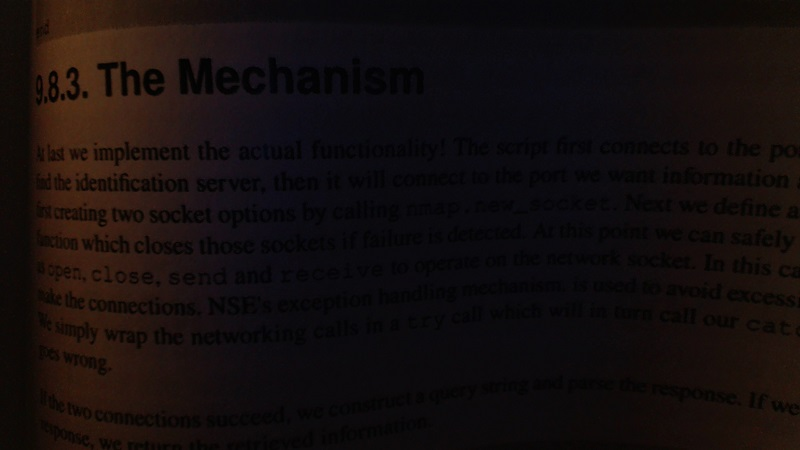
//> input picture threshold/bookpage.jpg, 800 x 450 px
$ ./main   (built with g++ and OpenCV 4)
//> lines starting //> are read from the running program, lines starting //| are printed output that depends on the picture; after the words box and inside, x2 and y2 are one past the last pixel; in counts of white or black regions, pixels touching at a corner belong together
#include <opencv2/core.hpp>
#include <opencv2/highgui/highgui.hpp>
#include <opencv2/imgproc/imgproc.hpp>
#include <omp.h>

#include <iostream>
using namespace cv;

using namespace std;

#if defined(_WIN32) // restrict pointers on windows
#if defined(_MSC_VER) || defined(__ICL)
#define __restrict__ __restrict
#endif
#endif

#define PRAGMA(X) _Pragma(#X)
#if defined(__INTEL_COMPILER)
#define __unroll(X) PRAGMA(unroll(X))
#elif defined(__clang__)
#define __unroll(X) PRAGMA(clang loop unroll_count(X))
#elif defined(__GNUC__) || defined(__GNUG__)
#define __unroll(X) PRAGMA(GCC unroll(X))
#else
// do nothing
#define __unroll(X)
// define here __unroll macro for your compiler
#endif

bool testEnv = false; //  when in testenv photo is saved

void enhanceScannedImage(cv::Mat& input, cv::Mat& output)
{
    auto start_time_p = omp_get_wtime();

    // use OpenCV to create integral image
    cv::Mat integralSum;
    cv::integral(input, integralSum);

    // rows -> height -> y
    int rows = input.rows;

    // cols -> width -> x
    int cols = input.cols;

    int maskWidth = MAX(rows, cols) / 32;
    int offset = maskWidth / 2;
    double T = 0.15;


 #pragma omp parallel for simd schedule(simd:static) shared (rows,cols,offset,T,integralSum)
    for (int i = 0; i < rows; ++i)
    {
        // variables for modifying the mask

        int x1, y1, x2, y2, count, sum;

        int* point_1, * point_2;
        uchar* p_input, * p_output;

        y1 = i - offset;
        y2 = i + offset;

        // handling the edges of the image in y-axis
        if (y1 < 0) { y1 = 0; }
        if (y2 >= rows) { y2 = rows - 1; }

        point_1 = integralSum.ptr<int>(y1);
        point_2 = integralSum.ptr<int>(y2);
        p_input = input.ptr<uchar>(i);
        p_output = output.ptr<uchar>(i);
        for (int j = 0; j < cols; ++j)
        {
            // set the mask region
            x1 = j - offset;
            x2 = j + offset;

            // handling the edges of the image in x-axis
            if (x1 < 0) { x1 = 0; }
            if (x2 >= cols) { x2 = cols - 1;}

            // number of pixels inide the mask region
            count = (x2 - x1) * (y2 - y1);

            // Summed Area Table = I(x,y)=s(x2,y2)-s(x1,y2)-s(x2,y1)+s(x1,x1)
            sum = point_2[x2] - point_1[x2] - point_2[x1] + point_1[x1];

            // preforming the adaptive threshold
            if ((int)(p_input[j] * count) < (int)(sum * (1.0 - T)))
                // set white background
                p_output[j] = 0;
            else
                //set black text
                p_output[j] = 255;

        }
    }
    auto run_time_p = omp_get_wtime() - start_time_p;
    cout << "\n" << "************" << "run_time_Parallel: " << run_time_p << " S " << "***********" << "\n" << endl;
}

int main(int argc, char* argv[])
    {
    // Load the image
    const char* default_file = "bookpage.jpg";
    const char* filename = argc >= 2 ? argv[1] : default_file;

    // Loads an image
    cv::Mat src = cv::imread( samples::findFile(filename), cv::ImreadModes::IMREAD_GRAYSCALE);
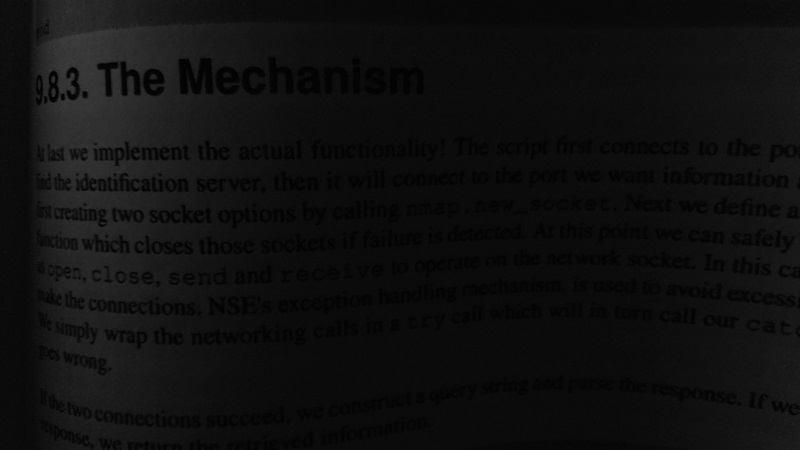
//> src: 450 rows x 800 cols, CV_8UC1; min 0, max 64, mean 15.6

    // Show original scanned image before enhancing
    cv::imshow("original", src);

    // Transform orignal image to grayscale
    cv::Mat gray;

    // if original image is colored convert to grayscale
    if (src.channels() == 3)
    {
        cv::cvtColor(src, gray, cv::COLOR_BGR2GRAY);

        // Show gray image
        cv::imshow("gray", gray);
    }
    else
    {
        gray = src;
    }
    // output zeros matrix
    cv::Mat bw1 = cv::Mat::zeros(gray.size(), CV_8UC1);

    enhanceScannedImage(gray, bw1);
//> in enhanceScannedImage, `cv::integral(input, integralSum);`:
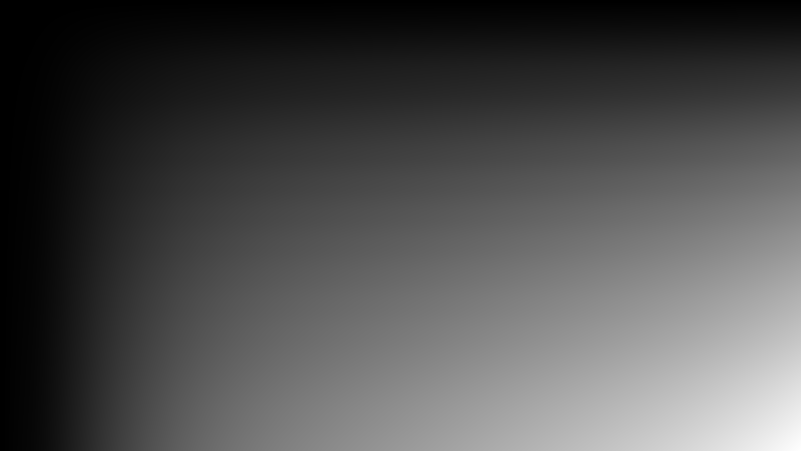
//> integralSum: 451 rows x 801 cols, CV_32SC1; min 0, max 5606145, mean 1731014.7; drawn with min black and max white
//> the loop in enhanceScannedImage, `for (int i = 0; i < rows; ++i)` made 450 passes
//> (count, sum) on passes 1 to 3: (144, 1918), (156, 2063), (168, 2220)
//> after the loop in enhanceScannedImage, `for (int i = 0; i < rows; ++i)`:
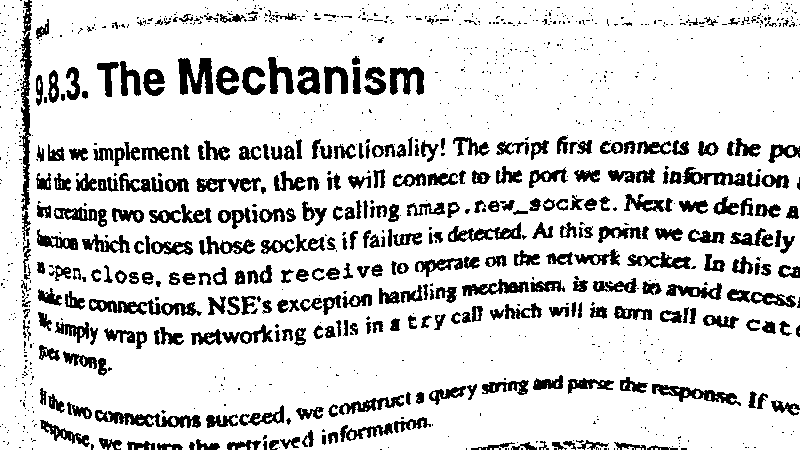
//> output: 450 rows x 800 cols, CV_8UC1; 83.9% white; 1104 black regions (766 under 20 px), largest, box (x1, y1, x2, y2) and area: (19, 32, 32, 211) 1057, (95, 410, 201, 428) 878, (178, 58, 213, 95) 855


    // when in test env save the scanned image
    if (testEnv)
    {
        cv::imwrite("enhanced_scanned_image.png", bw1);
    }
    else
    {
        cv::imshow("enhanced_scanned_image", bw1);
    }
    cv::waitKey(0);
    return 0;
}
